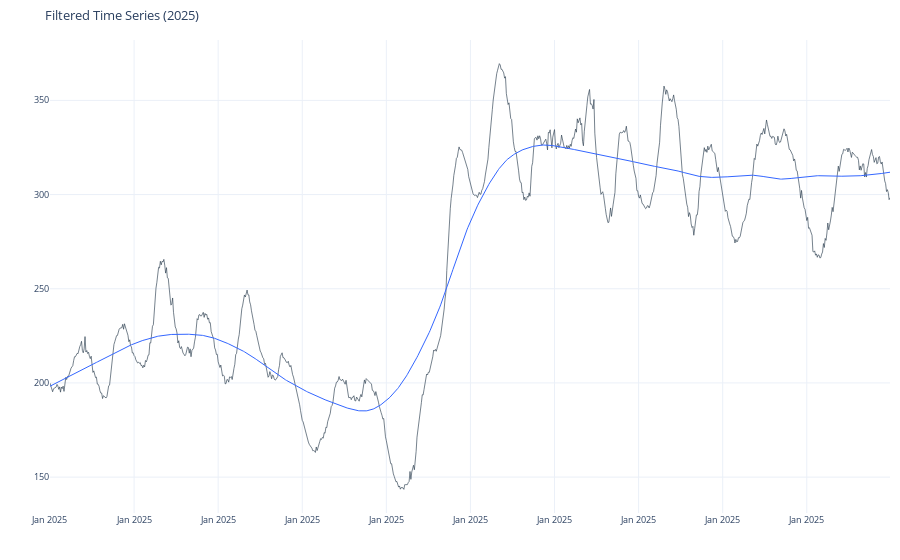

Notebook code for this chart:
### Code cell
"""
Time-Based Filtering
Filter data for a specific time period.
"""

# Filter data for the year 2021
df_filtered = tk.filter_by_time(
    df,
    date_column="date",
    start_date="2025-01-01"
)

# Plot the filtered data using pytimetk's plot_timeseries method
fig = (
    tk.plot_timeseries(
        df_filtered,
        date_column='date',
        value_column='values',
        facet_ncol=1,
        x_axis_date_labels="%b %Y",  # Adjusted for better visualization within a year
        engine='plotly',
        title="Filtered Time Series (2025)"
    )
)

fig.write_image("filtered_time_series_2025.png")
fig.show()

### Figure 1 — Plotly figure (JSON) as saved in the notebook; plotly's stock layout.template omitted (floating-point values rounded to 4 significant figures; data arrays with more than 128 entries replaced by an {"elided": "..."} marker saying what was removed)
{"data": [{"hoverlabel": {"font": {"size": 8.8}}, "line": {"color": "rgba(44, 62, 80, 1.0)", "width": 0.65}, "mode": "lines", "name": "Time Series", "showlegend": false, "type": "scatter", "x": {"elided": "959 str values"}, "y": {"elided": "959 float values"}}, {"hoverlabel": {"font": {"size": 8.8}}, "line": {"color": "rgba(51, 102, 255, 1.0)", "width": 1}, "mode": "lines", "name": "Smoother", "showlegend": false, "type": "scatter", "x": {"elided": "959 str values"}, "y": {"elided": "959 float values"}}], "layout": {"autosize": true, "font": {"size": 11}, "legend": {"font": {"size": 8.8}, "title": {"font": {"size": 8.8}, "text": "Legend"}}, "margin": {"b": 40, "l": 10, "r": 10, "t": 40}, "title": {"font": {"size": 13.2}, "text": "Filtered Time Series (2025)"}, "xaxis": {"anchor": "y", "autorange": true, "domain": [0, 1], "range": ["2025-01-01 00:00:13", "2025-01-10 23:45:10"], "showticklabels": true, "tickfont": {"size": 8.8}, "tickformat": "%b %Y", "title": {"text": ""}, "type": "date", "visible": true}, "yaxis": {"anchor": "x", "autorange": true, "domain": [0, 1], "range": [130.9, 382.1], "tickfont": {"size": 8.8}, "title": {"text": ""}, "type": "linear"}}}
